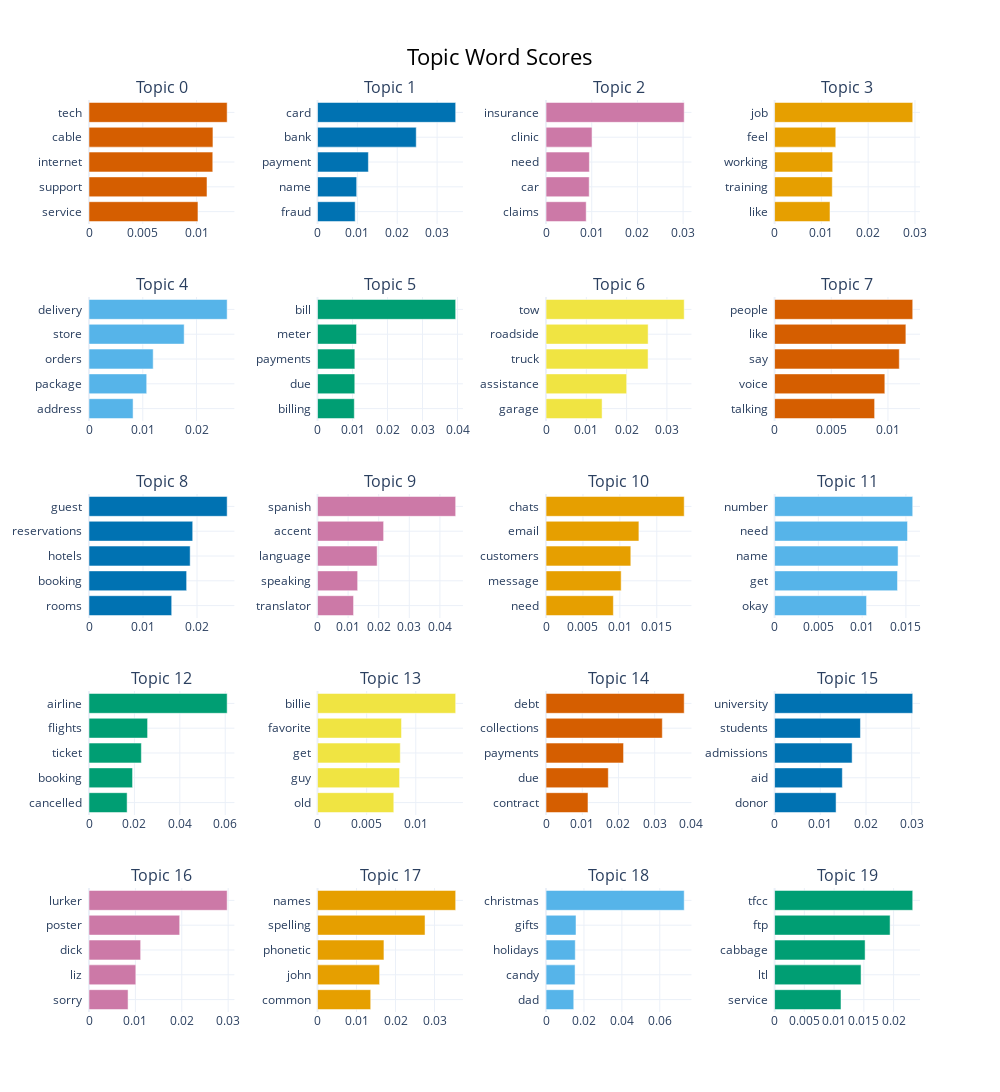

Source (notebook cell):
### Markdown cell above
#### Take a look at the top 20 topics

### Code cell
model.visualize_barchart(top_n_topics=20, n_words=5)

### Figure 1 — Plotly figure (JSON) as saved in the notebook; plotly's stock layout.template omitted (floating-point values rounded to 4 significant figures)
{"data": [{"marker": {"color": "#D55E00"}, "orientation": "h", "type": "bar", "x": [0.01014, 0.01098, 0.01151, 0.01153, 0.01285], "xaxis": "x", "y": ["service  ", "support  ", "internet  ", "cable  ", "tech  "], "yaxis": "y"}, {"marker": {"color": "#0072B2"}, "orientation": "h", "type": "bar", "x": [0.009445, 0.009824, 0.01276, 0.02477, 0.03467], "xaxis": "x2", "y": ["fraud  ", "name  ", "payment  ", "bank  ", "card  "], "yaxis": "y2"}, {"marker": {"color": "#CC79A7"}, "orientation": "h", "type": "bar", "x": [0.008785, 0.009444, 0.00948, 0.01006, 0.03024], "xaxis": "x3", "y": ["claims  ", "car  ", "need  ", "clinic  ", "insurance  "], "yaxis": "y3"}, {"marker": {"color": "#E69F00"}, "orientation": "h", "type": "bar", "x": [0.01184, 0.01233, 0.01242, 0.01308, 0.02952], "xaxis": "x4", "y": ["like  ", "training  ", "working  ", "feel  ", "job  "], "yaxis": "y4"}, {"marker": {"color": "#56B4E9"}, "orientation": "h", "type": "bar", "x": [0.0082, 0.01073, 0.01194, 0.0177, 0.0257], "xaxis": "x5", "y": ["address  ", "package  ", "orders  ", "store  ", "delivery  "], "yaxis": "y5"}, {"marker": {"color": "#009E73"}, "orientation": "h", "type": "bar", "x": [0.01051, 0.01065, 0.01067, 0.01114, 0.03948], "xaxis": "x6", "y": ["billing  ", "due  ", "payments  ", "meter  ", "bill  "], "yaxis": "y6"}, {"marker": {"color": "#F0E442"}, "orientation": "h", "type": "bar", "x": [0.01391, 0.02001, 0.02532, 0.02534, 0.03429], "xaxis": "x7", "y": ["garage  ", "assistance  ", "truck  ", "roadside  ", "tow  "], "yaxis": "y7"}, {"marker": {"color": "#D55E00"}, "orientation": "h", "type": "bar", "x": [0.008824, 0.009725, 0.011, 0.01158, 0.01219], "xaxis": "x8", "y": ["talking  ", "voice  ", "say  ", "like  ", "people  "], "yaxis": "y8"}, {"marker": {"color": "#0072B2"}, "orientation": "h", "type": "bar", "x": [0.01531, 0.01808, 0.01873, 0.01921, 0.02558], "xaxis": "x9", "y": ["rooms  ", "booking  ", "hotels  ", "reservations  ", "guest  "], "yaxis": "y9"}, {"marker": {"color": "#CC79A7"}, "orientation": "h", "type": "bar", "x": [0.01178, 0.01312, 0.01949, 0.0216, 0.04516], "xaxis": "x10", "y": ["translator  ", "speaking  ", "language  ", "accent  ", "spanish  "], "yaxis": "y10"}, {"marker": {"color": "#E69F00"}, "orientation": "h", "type": "bar", "x": [0.009118, 0.01018, 0.01148, 0.01258, 0.01871], "xaxis": "x11", "y": ["need  ", "message  ", "customers  ", "email  ", "chats  "], "yaxis": "y11"}, {"marker": {"color": "#56B4E9"}, "orientation": "h", "type": "bar", "x": [0.0105, 0.01404, 0.0141, 0.01518, 0.01578], "xaxis": "x12", "y": ["okay  ", "get  ", "name  ", "need  ", "number  "], "yaxis": "y12"}, {"marker": {"color": "#009E73"}, "orientation": "h", "type": "bar", "x": [0.01678, 0.01918, 0.02305, 0.0258, 0.06084], "xaxis": "x13", "y": ["cancelled  ", "booking  ", "ticket  ", "flights  ", "airline  "], "yaxis": "y13"}, {"marker": {"color": "#F0E442"}, "orientation": "h", "type": "bar", "x": [0.007763, 0.008353, 0.008421, 0.008548, 0.01406], "xaxis": "x14", "y": ["old  ", "guy  ", "get  ", "favorite  ", "billie  "], "yaxis": "y14"}, {"marker": {"color": "#D55E00"}, "orientation": "h", "type": "bar", "x": [0.01158, 0.01719, 0.0214, 0.03211, 0.03815], "xaxis": "x15", "y": ["contract  ", "due  ", "payments  ", "collections  ", "debt  "], "yaxis": "y15"}, {"marker": {"color": "#0072B2"}, "orientation": "h", "type": "bar", "x": [0.01345, 0.01482, 0.01696, 0.01878, 0.03022], "xaxis": "x16", "y": ["donor  ", "aid  ", "admissions  ", "students  ", "university  "], "yaxis": "y16"}, {"marker": {"color": "#CC79A7"}, "orientation": "h", "type": "bar", "x": [0.008421, 0.01009, 0.01113, 0.01955, 0.02978], "xaxis": "x17", "y": ["sorry  ", "liz  ", "dick  ", "poster  ", "lurker  "], "yaxis": "y17"}, {"marker": {"color": "#E69F00"}, "orientation": "h", "type": "bar", "x": [0.01364, 0.01591, 0.01703, 0.02756, 0.03542], "xaxis": "x18", "y": ["common  ", "john  ", "phonetic  ", "spelling  ", "names  "], "yaxis": "y18"}, {"marker": {"color": "#56B4E9"}, "orientation": "h", "type": "bar", "x": [0.01461, 0.0153, 0.01541, 0.0158, 0.07288], "xaxis": "x19", "y": ["dad  ", "candy  ", "holidays  ", "gifts  ", "christmas  "], "yaxis": "y19"}, {"marker": {"color": "#009E73"}, "orientation": "h", "type": "bar", "x": [0.01116, 0.01453, 0.01521, 0.01941, 0.02321], "xaxis": "x20", "y": ["service  ", "ltl  ", "cabbage  ", "ftp  ", "tfcc  "], "yaxis": "y20"}], "layout": {"annotations": [{"font": {"size": 16}, "showarrow": false, "text": "Topic 0", "x": 0.0875, "xanchor": "center", "xref": "paper", "y": 1.0, "yanchor": "bottom", "yref": "paper"}, {"font": {"size": 16}, "showarrow": false, "text": "Topic 1", "x": 0.3625, "xanchor": "center", "xref": "paper", "y": 1.0, "yanchor": "bottom", "yref": "paper"}, {"font": {"size": 16}, "showarrow": false, "text": "Topic 2", "x": 0.6375, "xanchor": "center", "xref": "paper", "y": 1.0, "yanchor": "bottom", "yref": "paper"}, {"font": {"size": 16}, "showarrow": false, "text": "Topic 3", "x": 0.9125, "xanchor": "center", "xref": "paper", "y": 1.0, "yanchor": "bottom", "yref": "paper"}, {"font": {"size": 16}, "showarrow": false, "text": "Topic 4", "x": 0.0875, "xanchor": "center", "xref": "paper", "y": 0.784, "yanchor": "bottom", "yref": "paper"}, {"font": {"size": 16}, "showarrow": false, "text": "Topic 5", "x": 0.3625, "xanchor": "center", "xref": "paper", "y": 0.784, "yanchor": "bottom", "yref": "paper"}, {"font": {"size": 16}, "showarrow": false, "text": "Topic 6", "x": 0.6375, "xanchor": "center", "xref": "paper", "y": 0.784, "yanchor": "bottom", "yref": "paper"}, {"font": {"size": 16}, "showarrow": false, "text": "Topic 7", "x": 0.9125, "xanchor": "center", "xref": "paper", "y": 0.784, "yanchor": "bottom", "yref": "paper"}, {"font": {"size": 16}, "showarrow": false, "text": "Topic 8", "x": 0.0875, "xanchor": "center", "xref": "paper", "y": 0.568, "yanchor": "bottom", "yref": "paper"}, {"font": {"size": 16}, "showarrow": false, "text": "Topic 9", "x": 0.3625, "xanchor": "center", "xref": "paper", "y": 0.568, "yanchor": "bottom", "yref": "paper"}, {"font": {"size": 16}, "showarrow": false, "text": "Topic 10", "x": 0.6375, "xanchor": "center", "xref": "paper", "y": 0.568, "yanchor": "bottom", "yref": "paper"}, {"font": {"size": 16}, "showarrow": false, "text": "Topic 11", "x": 0.9125, "xanchor": "center", "xref": "paper", "y": 0.568, "yanchor": "bottom", "yref": "paper"}, {"font": {"size": 16}, "showarrow": false, "text": "Topic 12", "x": 0.0875, "xanchor": "center", "xref": "paper", "y": 0.352, "yanchor": "bottom", "yref": "paper"}, {"font": {"size": 16}, "showarrow": false, "text": "Topic 13", "x": 0.3625, "xanchor": "center", "xref": "paper", "y": 0.352, "yanchor": "bottom", "yref": "paper"}, {"font": {"size": 16}, "showarrow": false, "text": "Topic 14", "x": 0.6375, "xanchor": "center", "xref": "paper", "y": 0.352, "yanchor": "bottom", "yref": "paper"}, {"font": {"size": 16}, "showarrow": false, "text": "Topic 15", "x": 0.9125, "xanchor": "center", "xref": "paper", "y": 0.352, "yanchor": "bottom", "yref": "paper"}, {"font": {"size": 16}, "showarrow": false, "text": "Topic 16", "x": 0.0875, "xanchor": "center", "xref": "paper", "y": 0.136, "yanchor": "bottom", "yref": "paper"}, {"font": {"size": 16}, "showarrow": false, "text": "Topic 17", "x": 0.3625, "xanchor": "center", "xref": "paper", "y": 0.136, "yanchor": "bottom", "yref": "paper"}, {"font": {"size": 16}, "showarrow": false, "text": "Topic 18", "x": 0.6375, "xanchor": "center", "xref": "paper", "y": 0.136, "yanchor": "bottom", "yref": "paper"}, {"font": {"size": 16}, "showarrow": false, "text": "Topic 19", "x": 0.9125, "xanchor": "center", "xref": "paper", "y": 0.136, "yanchor": "bottom", "yref": "paper"}], "height": 1250, "hoverlabel": {"bgcolor": "white", "font": {"family": "Rockwell", "size": 16}}, "showlegend": false, "title": {"font": {"color": "Black", "size": 22}, "text": "Topic Word Scores", "x": 0.5, "xanchor": "center", "yanchor": "top"}, "width": 1000, "xaxis": {"anchor": "y", "domain": [0, 0.175], "showgrid": true}, "xaxis10": {"anchor": "y10", "domain": [0.275, 0.45], "showgrid": true}, "xaxis11": {"anchor": "y11", "domain": [0.55, 0.725], "showgrid": true}, "xaxis12": {"anchor": "y12", "domain": [0.825, 1], "showgrid": true}, "xaxis13": {"anchor": "y13", "domain": [0, 0.175], "showgrid": true}, "xaxis14": {"anchor": "y14", "domain": [0.275, 0.45], "showgrid": true}, "xaxis15": {"anchor": "y15", "domain": [0.55, 0.725], "showgrid": true}, "xaxis16": {"anchor": "y16", "domain": [0.825, 1], "showgrid": true}, "xaxis17": {"anchor": "y17", "domain": [0, 0.175], "showgrid": true}, "xaxis18": {"anchor": "y18", "domain": [0.275, 0.45], "showgrid": true}, "xaxis19": {"anchor": "y19", "domain": [0.55, 0.725], "showgrid": true}, "xaxis2": {"anchor": "y2", "domain": [0.275, 0.45], "showgrid": true}, "xaxis20": {"anchor": "y20", "domain": [0.825, 1], "showgrid": true}, "xaxis3": {"anchor": "y3", "domain": [0.55, 0.725], "showgrid": true}, "xaxis4": {"anchor": "y4", "domain": [0.825, 1], "showgrid": true}, "xaxis5": {"anchor": "y5", "domain": [0, 0.175], "showgrid": true}, "xaxis6": {"anchor": "y6", "domain": [0.275, 0.45], "showgrid": true}, "xaxis7": {"anchor": "y7", "domain": [0.55, 0.725], "showgrid": true}, "xaxis8": {"anchor": "y8", "domain": [0.825, 1], "showgrid": true}, "xaxis9": {"anchor": "y9", "domain": [0, 0.175], "showgrid": true}, "yaxis": {"anchor": "x", "domain": [0.864, 1.0], "showgrid": true}, "yaxis10": {"anchor": "x10", "domain": [0.432, 0.568], "showgrid": true}, "yaxis11": {"anchor": "x11", "domain": [0.432, 0.568], "showgrid": true}, "yaxis12": {"anchor": "x12", "domain": [0.432, 0.568], "showgrid": true}, "yaxis13": {"anchor": "x13", "domain": [0.216, 0.352], "showgrid": true}, "yaxis14": {"anchor": "x14", "domain": [0.216, 0.352], "showgrid": true}, "yaxis15": {"anchor": "x15", "domain": [0.216, 0.352], "showgrid": true}, "yaxis16": {"anchor": "x16", "domain": [0.216, 0.352], "showgrid": true}, "yaxis17": {"anchor": "x17", "domain": [0, 0.136], "showgrid": true}, "yaxis18": {"anchor": "x18", "domain": [0, 0.136], "showgrid": true}, "yaxis19": {"anchor": "x19", "domain": [0, 0.136], "showgrid": true}, "yaxis2": {"anchor": "x2", "domain": [0.864, 1.0], "showgrid": true}, "yaxis20": {"anchor": "x20", "domain": [0, 0.136], "showgrid": true}, "yaxis3": {"anchor": "x3", "domain": [0.864, 1.0], "showgrid": true}, "yaxis4": {"anchor": "x4", "domain": [0.864, 1.0], "showgrid": true}, "yaxis5": {"anchor": "x5", "domain": [0.648, 0.784], "showgrid": true}, "yaxis6": {"anchor": "x6", "domain": [0.648, 0.784], "showgrid": true}, "yaxis7": {"anchor": "x7", "domain": [0.648, 0.784], "showgrid": true}, "yaxis8": {"anchor": "x8", "domain": [0.648, 0.784], "showgrid": true}, "yaxis9": {"anchor": "x9", "domain": [0.432, 0.568], "showgrid": true}}}
